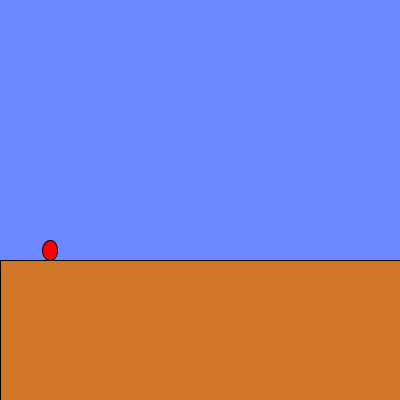
Frame 1 (no input)
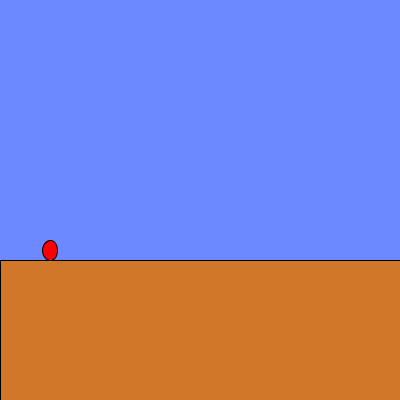
Frame 60 (the mouse pressed at the canvas centre just before this capture)
Frame 120 (the mouse held since frame 60 and released just before this capture): identical to frame 60, image omitted

The Processing sketch that drew these frames (run headless with seeded random() and noise(); from frame 60 on, the mouse is pressed at the canvas centre):

// Processing sketch: week08_5
// ── week08_5.pde
//碰撞偵測
//牛頓力學
void setup(){
   size(400,400); 
}
float mirroX=50,mirroY=250,vx=0,vy=0;
void draw(){
  background(108,137,255);
    mirroX+=vx;
    mirroY+=vy;
    //vy+=0.98;
    ellipse(mirroX,mirroY,10,20);
    fill(255,0,0);ellipse(mirroX,mirroY,15,20);
    fill(209,119,42);rect(0,260,400,150);
}
void keyPressed(){
    if(keyCode==RIGHT)vx = 2;
    if(keyCode==LEFT)vx=-2;
    if(keyCode==UP)vy=-20;
}
void keyReleased(){
   if(keyCode==LEFT || keyCode==RIGHT)vx=0; 
}
